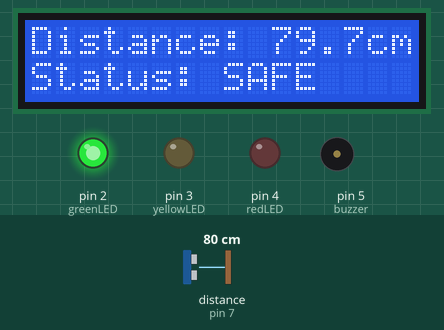
This sketch was run on a simulated Arduino Uno, built with avr-gcc and run on an emulated ATmega328P. Shown: 16×2 character LCD, output pins drawn as LEDs (lit = HIGH), buzzer (waves = sounding). Wiring (inferred from the names in the program): ultrasonic range finder: trigger pin 8; echo pin 7. The inputs (shaded band) are chosen by the test bench; at power-on: distance to the obstacle (sensor on pin 7) 80 cm. The echo pulse lasts 58.3 µs per cm; pins used as bus, display or sensor lines are not drawn; what the sketch prints to the serial monitor is not drawn.

Above: at 2.7 s.
2.8 s: distance to the obstacle (sensor on pin 7) set to 2 cm
At 3.29 s:
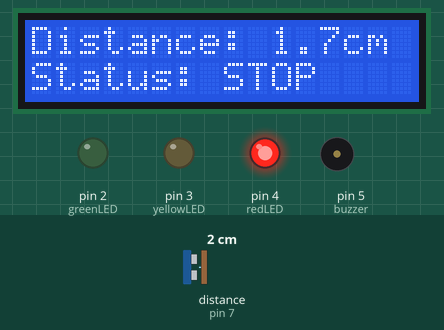
4.9 s: distance to the obstacle (sensor on pin 7) set to 24 cm
At 5.24 s:
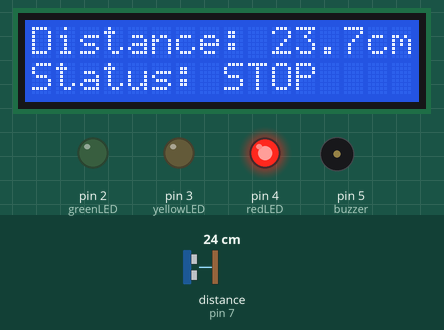
6.5 s: distance to the obstacle (sensor on pin 7) set to 28 cm
At 6.82 s:
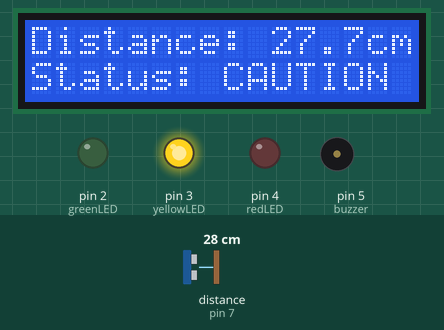
8.5 s: distance to the obstacle (sensor on pin 7) set to 120 cm
At 10.2 s:
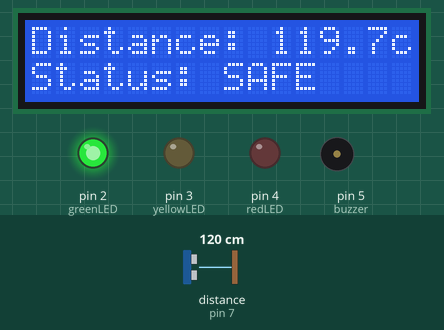
11.5 s: distance to the obstacle (sensor on pin 7) set to 18 cm
At 15.44 s:
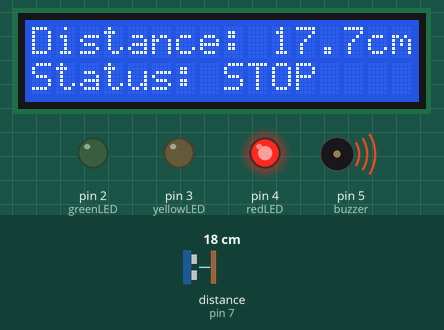
Timing chart, 0 to 15.5 s (numbered marks = the images above; inputs shaded):
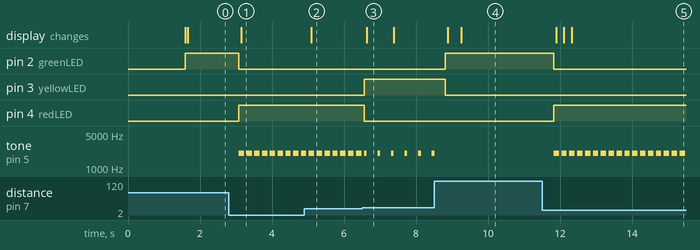

Measured:
- the behaviour switches between 25 and 26 cm on distance to the obstacle (sensor on pin 7) (found by bisection; images 2 and 3)
- after the input at 2.8 s, pin 2 (greenLED): HIGH → LOW after 0.28 s; pin 4 (redLED): LOW → HIGH after 0.28 s; tone on pin 5 (buzzer): alternates 2000 Hz for 0.15 s and silent for 0.07 s, starting after 0.28 s; the display: changes after 0.35 s (image 1)
- after the input at 4.9 s, the display: changes after 0.19 s (image 2)
- after the input at 6.5 s, pin 3 (yellowLED): LOW → HIGH after 0.06 s; pin 4 (redLED): HIGH → LOW after 0.06 s; tone on pin 5 (buzzer): alternates 2000 Hz for 0.08 s and silent for 0.30 s, starting after 0.14 s; the display: changes after 0.13 s (image 3)
- after the input at 8.5 s, pin 2 (greenLED): LOW → HIGH after 0.31 s; pin 3 (yellowLED): HIGH → LOW after 0.31 s; tone on pin 5 (buzzer): goes on until 8.5 s, then stays silent; the display: first changes after 0.38 s (image 4 shows a later state)
- after the input at 11.5 s, pin 2 (greenLED): HIGH → LOW after 0.32 s; pin 4 (redLED): LOW → HIGH after 0.32 s; tone on pin 5 (buzzer): alternates 2000 Hz for 0.15 s and silent for 0.07 s, starting after 0.32 s; the display: changes after 0.39 s (image 5)
- what the display in image 3 shows lasts 0.8 s, from 6.6 s to 7.4 s

The sketch:

Project_Parking_2.ino
```cpp
#include <Wire.h>
#include <LiquidCrystal_I2C.h>
#include <SoftwareSerial.h>


const int greenLED  = 2;
const int yellowLED = 3;
const int redLED    = 4;


const int buzzer = 5;


const int echoPin = 7;
const int trigPin = 8;


SoftwareSerial bluetooth(10, 11);


LiquidCrystal_I2C lcd( 0x27,16, 2);

void setup() {
  pinMode(greenLED, OUTPUT);
  pinMode(yellowLED, OUTPUT);
  pinMode(redLED, OUTPUT);

  pinMode(buzzer, OUTPUT);

  pinMode(trigPin, OUTPUT);
  pinMode(echoPin, INPUT);

  Serial.begin(9600);
  bluetooth.begin(9600);

  lcd.init();
  lcd.backlight();

  lcd.setCursor(0, 0);
  lcd.print("SMART PARKING");

  lcd.setCursor(0, 1);
  lcd.print("Starting...");
  delay(1500);
  lcd.clear();
}

void loop() {

  digitalWrite(trigPin, LOW);
  delayMicroseconds(2);

  digitalWrite(trigPin, HIGH);
  delayMicroseconds(10);

  digitalWrite(trigPin, LOW);


  long duration = pulseIn(echoPin, HIGH, 30000);


  if (duration == 0) {
    digitalWrite(greenLED, LOW);
    digitalWrite(yellowLED, LOW);
    digitalWrite(redLED, LOW);

    noTone(buzzer);

    lcd.clear();
    lcd.setCursor(0, 0);
    lcd.print("No object");
    lcd.setCursor(0, 1);
    lcd.print("Check sensor");

    delay(200);
    return;
  }


  float distance = duration * 0.0343 / 2.0;


  digitalWrite(greenLED, LOW);
  digitalWrite(yellowLED, LOW);
  digitalWrite(redLED, LOW);
  noTone(buzzer);

  String status;


  if (distance > 50) {
    digitalWrite(greenLED, HIGH);
    status = "SAFE";
  }


  else if (distance > 25) {
    digitalWrite(yellowLED, HIGH);
    status = "CAUTION";
    tone(buzzer, 2000, 80);
  }


  else {
    digitalWrite(redLED, HIGH);
    status = "STOP";
    tone(buzzer, 2000, 150);
  }


  Serial.print("Distance: ");
  Serial.print(distance, 1);
  Serial.print(" cm | Status: ");
  Serial.println(status);


  bluetooth.print("Distance: ");
  bluetooth.print(distance, 1);
  bluetooth.print(" cm | Status: ");
  bluetooth.println(status);


  lcd.clear();

  lcd.setCursor(0, 0);
  lcd.print("Distance: ");
  lcd.print(distance, 1);
  lcd.print("cm");

  lcd.setCursor(0, 1);
  lcd.print("Status: ");
  lcd.print(status);

  delay(distance <= 25 ? 150 : 300);
}
```
